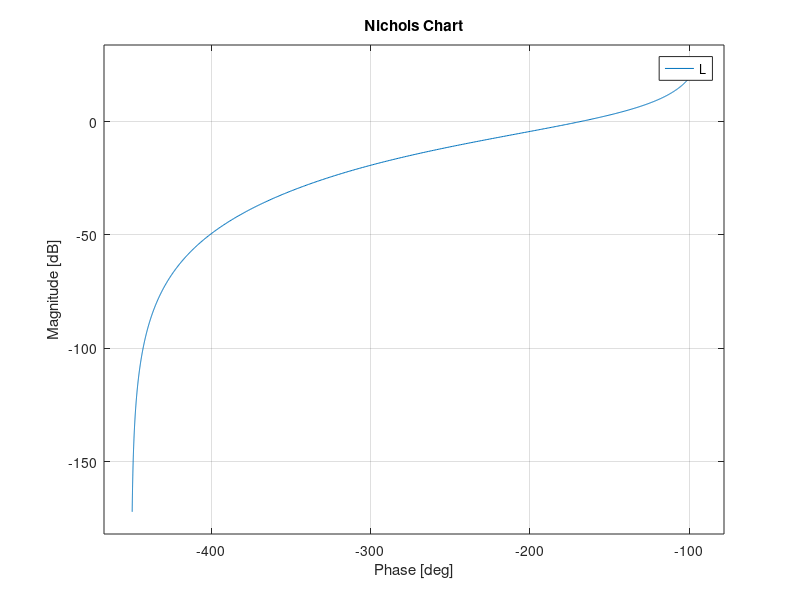

The MATLAB source for this figure: (Note: this script raises an error after producing the figure.)
%% Exercise 1 part 4
% Use the Nichols plot of the loop function L(s) and the S_grid statement
% to evaluate the resonant peak S_p of the sensitivity function S(s) and
% its bandwidth W_bs.

%% Initialization
clc, clear all, close all;

s = tf('s');

C = -0.5;
G = -(1-s)/(s*(1+s)^2*(1+s/5));
L = zpk(minreal(G*C));

%% Nichols plot
% I draw the nichols plot
figure, nichols (L);
% I find the value of M_t such that the locus is tangent to the graph
hold on, s_grid(17.5);

%% Bode plot of S(s)
% I compare the result above with the bode plot of S
S = 1/(1+L);
% The peak value of the bode plot is equal to the valueof M_t used above
figure, bodemag (S);
% The bandwidth of the system can be found by checking the value of the
% frequency when the mag. is = -3dB
W_b = 0.25